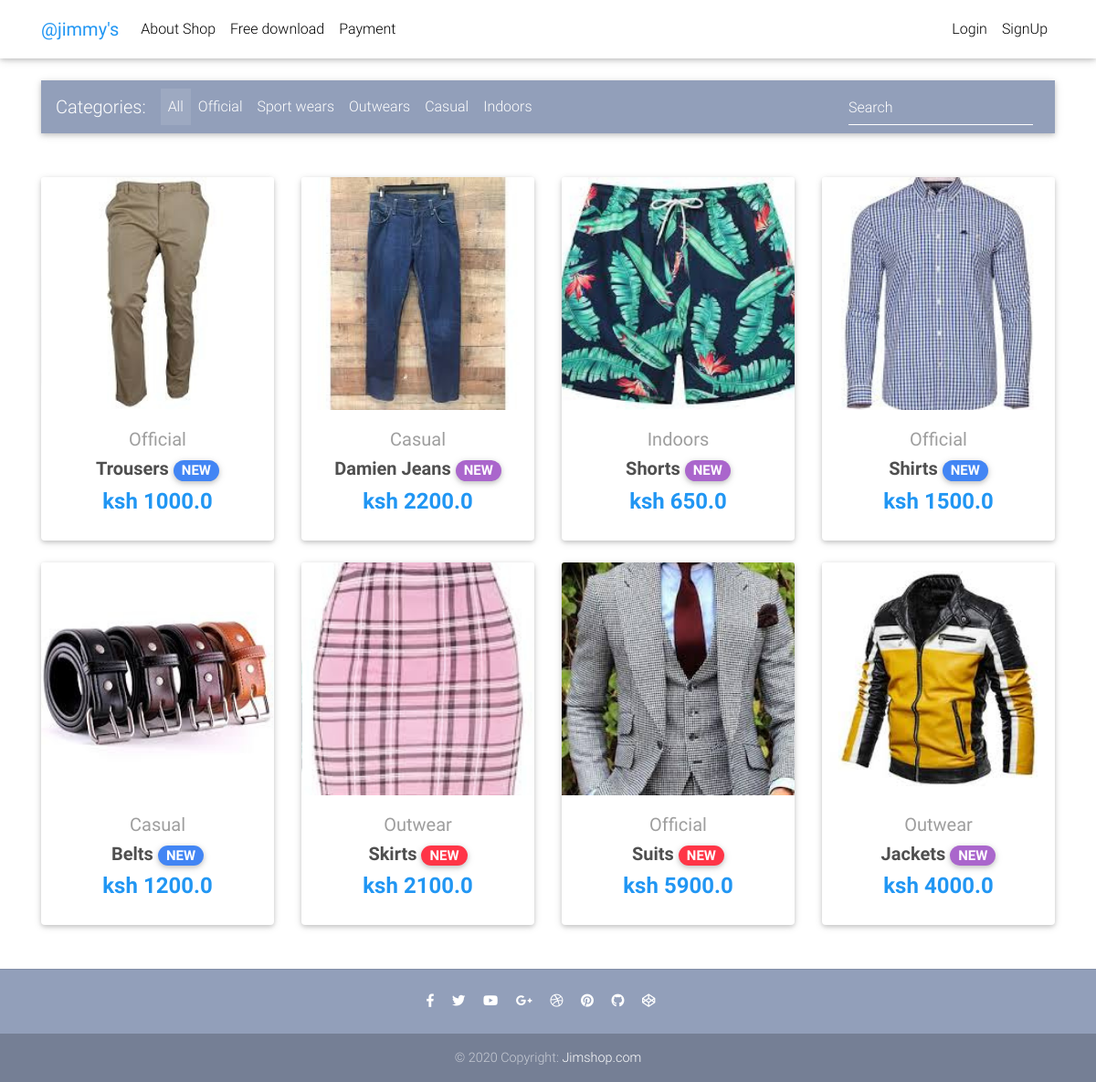
/core/, run on the app's committed database.
### core/models.py (models this page shows, shortened)
class Item(models.Model):
    title = models.CharField(max_length=100)
    price = models.FloatField()
    discount_price = models.FloatField(blank=True, null=True)
    category = models.CharField(choices=CATEGORY_CHOICES, max_length=2)
    label = models.CharField(choices=LABEL_CHOICES, max_length=1)
    slug = models.SlugField()
    description = models.TextField(default="This is a product description")
    image = models.ImageField(blank=True, null=True, default = "")
    def get_absolute_url(self):
        return reverse("core:products", kwargs={'slug': self.slug})
    @property
    def imageUrl(self):
        try:
            url = self.image.url
        except:
            url = ''
        return url

### core/views.py (the view)
# urls.py: path('', views.HomeView.as_view(), name='home'),
class HomeView(ListView):
    model = Item
    paginate_by = 10
    template_name = "home-page.html"

### templates/home-page.html (shortened to what this page needs)
{% extends 'base.html' %}
{% block content%}
<body>
  <main>
    <div class="container">
      <nav class="navbar navbar-expand-lg navbar-dark mdb-color lighten-3 mt-3 mb-5">
        <span class="navbar-brand">Categories:</span>
        <div class="collapse navbar-collapse" id="basicExampleNav">
          <ul class="navbar-nav mr-auto">
            <li class="nav-item active">
              <a class="nav-link" href="#">All
              </a>
            </li>
            <li class="nav-item">
              <a class="nav-link" href="#">Official</a>
            </li>
            <li class="nav-item">
              <a class="nav-link" href="#">Sport wears</a>
            </li>
            <li class="nav-item">
              <a class="nav-link" href="#">Outwears</a>
            </li>
            <li class="nav-item">
              <a class="nav-link" href="#">Casual</a>
            </li>
            <li class="nav-item">
              <a class="nav-link" href="#">Indoors</a>
            </li>
          </ul>
          <form class="form-inline">
            <div class="md-form my-0">
              <input class="form-control mr-sm-2" type="text" placeholder="Search" aria-label="Search">
            </div>
          </form>
        </div>
      </nav>
      <section class="text-center mb-4">
        <div class="row wow fadeIn">
          {% for item in object_list %}
          <div class="col-lg-3 col-md-6 mb-4">
            <div class="card">
              <div class="view overlay">
                <img src="{{item.imageUrl}}" class="card-img-top"
                  alt="">
              </div>
              <div class="card-body text-center">
                <a href="" class="grey-text">
                  <h5>{{ item.get_category_display }}</h5>
                </a>
                <h5>
                  <strong>
                    <a href="{{ item.get_absolute_url }}" class="dark-grey-text">{{ item.title }}
                      <span class="badge badge-pill {{ item.get_label_display }}-color">NEW</span>
                    </a>
                  </strong>
                </h5>
                <h4 class="font-weight-bold blue-text">
                  <strong>ksh
                    {% if item.discount_price %}
                      {{ item.discount_price }}
                    {% else %}
                      {{ item.price }}
                    {% endif %}
                  </strong>
                </h4>
              </div>
            </div>
          </div>
          {% endfor %}
        </div>
      </section>
    </div>
  </main>
</body>
</html>
{% endblock %}

### templates/base.html (style rules this page uses)
html, body, header, .carousel { height: 60vh; }

### data on the page
Item: imageUrl (picture), category "Official", title "Trousers", discount_price "1000.0"
Item: imageUrl (picture), category "Casual", title "Damien Jeans", price "2200.0"
Item: imageUrl (picture), category "Indoors", title "Shorts", discount_price "650.0"
Item: imageUrl (picture), category "Official", title "Shirts", price "1500.0"
Item: imageUrl (picture), category "Casual", title "Belts", price "1200.0"
Item: imageUrl (picture), category "Outwear", title "Skirts", discount_price "2100.0"
Item: imageUrl (picture), category "Official", title "Suits", discount_price "5900.0"
Item: imageUrl (picture), category "Outwear", title "Jackets", price "4000.0"
